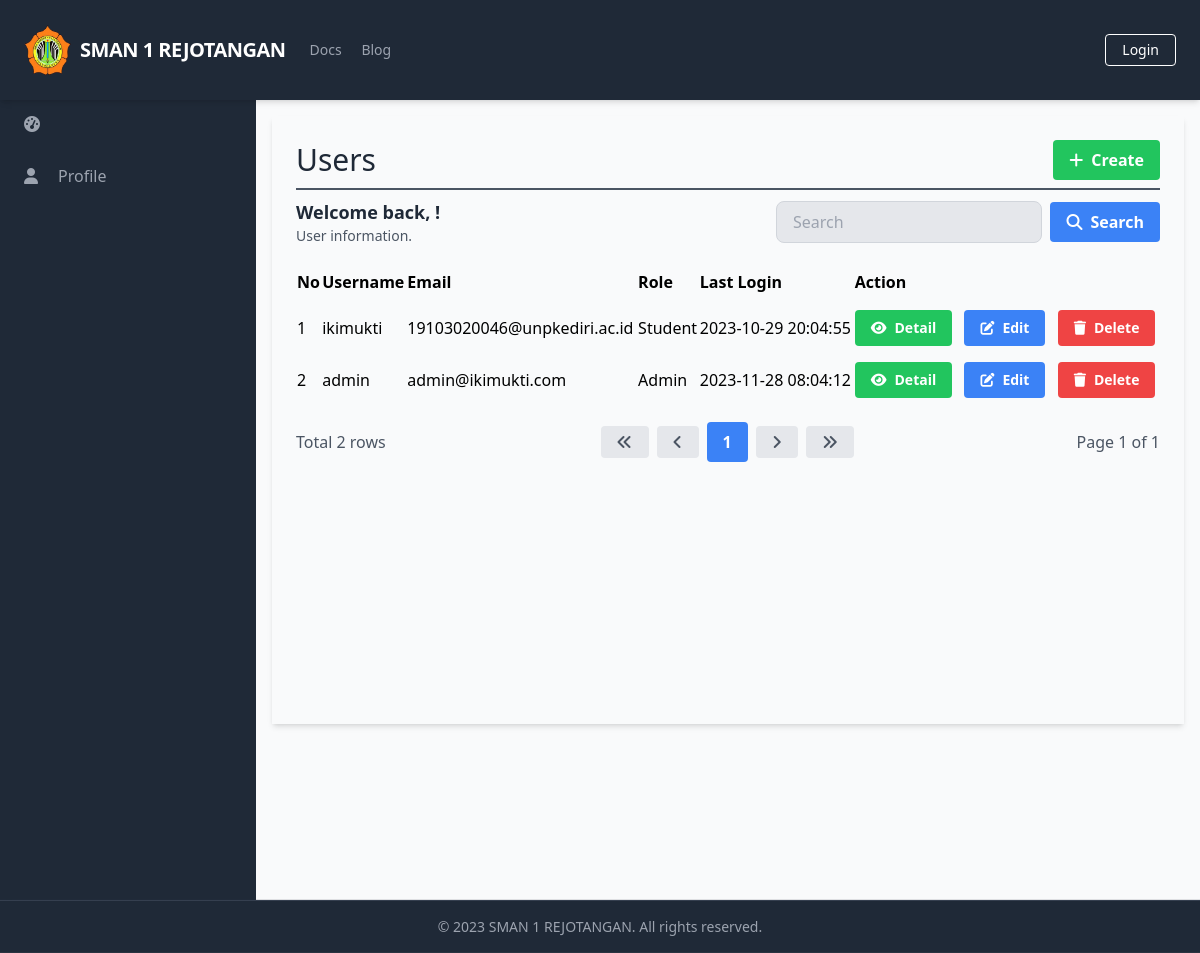
The app's page /manage_users/manage_users_list.php, older data.
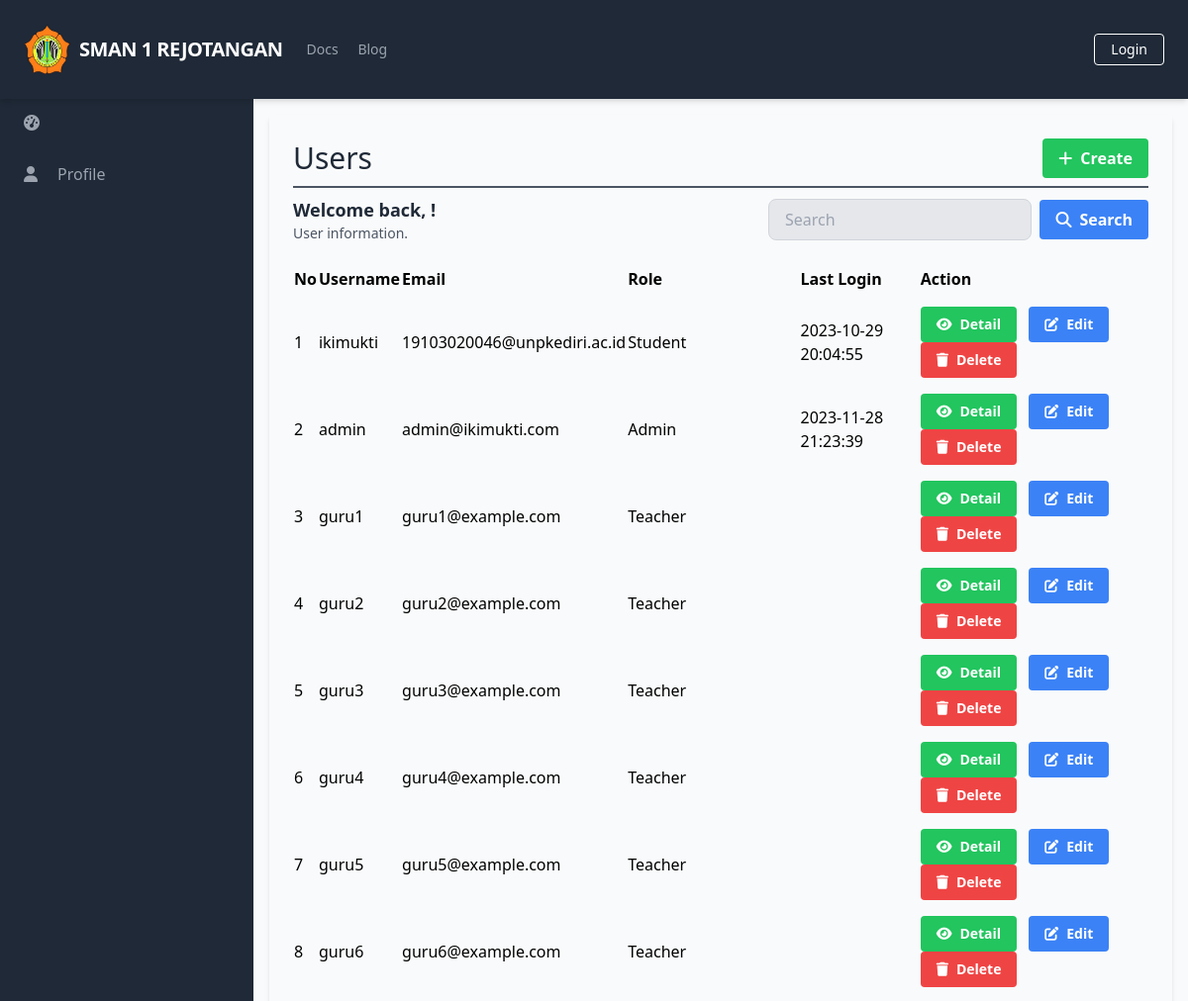
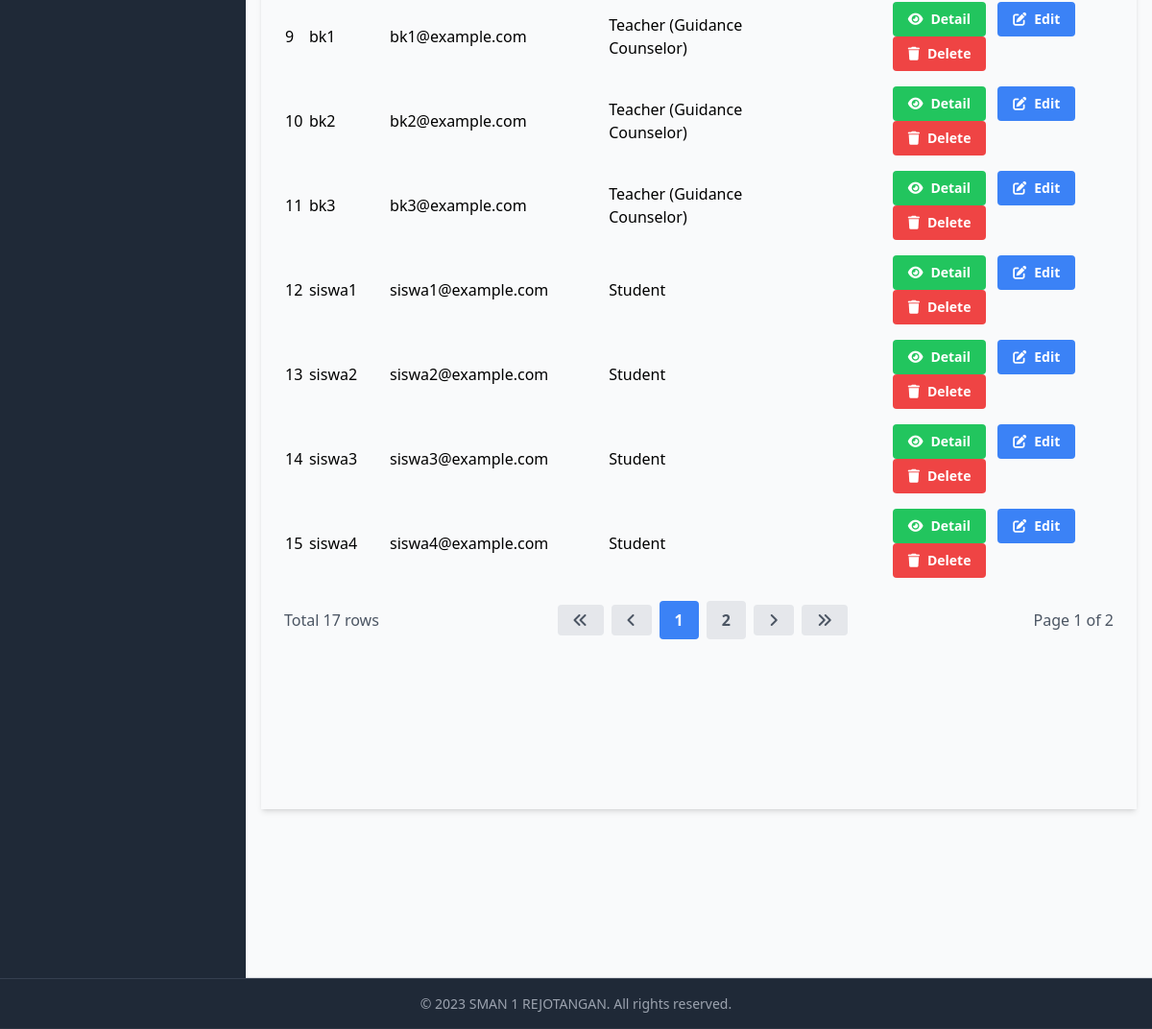
The same page, newer data (2 pictures, top to bottom).
### tables this page shows
CREATE TABLE `Users` (
  `UserID` int(11) NOT NULL,
  `Username` varchar(50) NOT NULL,
  `Password` varchar(255) NOT NULL,
  `Email` varchar(100) NOT NULL,
  `FullName` varchar(100) DEFAULT NULL,
  `DateOfBirth` date DEFAULT NULL,
  `Gender` varchar(10) DEFAULT NULL,
  `Address` text DEFAULT NULL,
  `PhoneNumber` varchar(20) DEFAULT NULL,
  `RoleID` int(11) DEFAULT NULL,
  `AccountCreationDate` timestamp NOT NULL DEFAULT current_timestamp() ON UPDATE current_timestamp(),
  `LastLogin` datetime DEFAULT NULL,
  `AccountStatus` varchar(20) DEFAULT NULL,
  `ProfilePictureURL` varchar(255) DEFAULT NULL,
  `ActivationStatus` varchar(20) DEFAULT NULL
);

CREATE TABLE `Roles` (
  `RoleID` int(11) NOT NULL,
  `RoleName` varchar(50) NOT NULL
);

### database/connection.php (called while the page is built, shortened)
<?php
$baseUrl = "http://localhost/final_project_imam_2023/";

### public/manage_users/manage_users_list.php (the view, shortened to what the changed rows need)
<?php
require_once('../../database/connection.php');
?>
<?php include_once('../components/header.php'); ?>
<div class="h-screen flex flex-col">
    <div class="flex-grow bg-gray-50 flex flex-row shadow-md">
        <main class=" bg-gray-50 flex flex-col flex-1 overflow-y-scroll h-screen flex-shrink-0 sc-hide pb-40">
            <div class="flex items-start justify-start p-6 shadow-md m-4 flex-1 flex-col">
                <div class="flex flex-row justify-between items-center w-full border-b-2 border-gray-600 mb-2 pb-2">
                    <h1 class="text-3xl text-gray-800 font-semibol w-full">Users</h1>
                </div>
                <div class="flex flex-col w-full">
                    <div class="flex flex-row justify-between items-center w-full mb-2 pb-2">
                        <div>
                            <h2 class="text-lg text-gray-800 font-semibold">Welcome back, <?php echo $_SESSION['FullName']; ?>!</h2>
                        </div>
                    </div>
                    <table class="min-w-full">
                        <thead>
                            <tr>
                                <th class="text-left py-2">No</th>
                                <th class="text-left py-2">Username</th>
                                <th class="text-left py-2">Email</th>
                                <th class="text-left py-2">Role</th>
                                <th class="text-left py-2">Last Login</th>
                                <th class="text-left py-2">Action</th>
                            </tr>
                        </thead>
                        <tbody>
                            <?php
                            $searchTerm = isset($_GET['search']) ? $_GET['search'] : '';
                            $page = isset($_GET['page']) ? $_GET['page'] : 1;
                            $query = "SELECT u.UserID, u.Username, u.Email, r.RoleName, u.LastLogin FROM Users u
                                      LEFT JOIN Roles r ON u.RoleID = r.RoleID
                                      WHERE u.Username LIKE '%$searchTerm%' OR u.Email LIKE '%$searchTerm%'
                                      LIMIT 15 OFFSET " . ($page - 1) * 15;
                            $result = $conn->query($query);
                            $queryCount = "SELECT COUNT(*) AS count FROM Users WHERE Username LIKE '%$searchTerm%' OR Email LIKE '%$searchTerm%'";
                            $resultCount = $conn->query($queryCount);
                            $rowCount = $resultCount->fetch_assoc()['count'];
                            $totalPage = ceil($rowCount / 15);
                            $no = 1;
                            while ($row = $result->fetch_assoc()) {
                            ?>
                                <tr>
                                    <td class="py-2"><?php echo $no++; ?></td>
                                    <td class="py-2"><?php echo $row['Username']; ?></td>
                                    <td class="py-2"><?php echo $row['Email']; ?></td>
                                    <td class="py-2"><?php echo $row['RoleName']; ?></td>
                                    <td class="py-2"><?php echo $row['LastLogin']; ?></td>
                                    <td class='py-2'>
                                        <a href="<?php echo $baseUrl; ?>public/manage_users/manage_users_detail.php?id=<?php echo $row['UserID'] ?>" class='bg-green-500 hover-bg-green-700 text-white font-bold py-2 px-4 rounded inline-flex items-center mr-2 text-sm'>
                                            <i class='fas fa-eye mr-2'></i>
                                            <span>Detail</span>
                                        </a>
                                        <a href="<?php echo $baseUrl; ?>public/manage_users/manage_users_update.php?id=<?php echo $row['UserID'] ?>" class='bg-blue-500 hover-bg-blue-700 text-white font-bold py-2 px-4 rounded inline-flex items-center mr-2 text-sm'>
                                            <i class='fas fa-edit mr-2'></i>
                                            <span>Edit</span>
                                        </a>
                                        <a href="#" onclick="confirmDelete(<?php echo $row['UserID']; ?>)" class='bg-red-500 hover-bg-red-700 text-white font-bold py-2 px-4 rounded inline-flex items-center text-sm'>
                                            <i class='fas fa-trash mr-2'></i>
                                            <span>Delete</span>
                                        </a>
                                    </td>
                                </tr>
                            <?php
                            }
                            ?>
                        </tbody>
                    </table>
                    <div class="flex flex-row justify-between items-center w-full mt-4">
                        <div class="flex flex-row justify-start items-center">
                            <span class="text-gray-600">Total <?php echo $rowCount; ?> rows</span>
                        </div>
                        <div class="flex flex-row justify-end items-center space-x-2">
                            <a href="?page=1&search=<?php echo $searchTerm; ?>" class="bg-gray-200 hover-bg-gray-300 text-gray-600 font-bold py-2 px-4 rounded inline-flex items-center">
                                <i class="fas fa-angle-double-left"></i>
                            </a>
                            <a href="?page=<?php if ($page == 1) {
                                                echo $page;
                                            } else {
                                                echo $page - 1;
                                            } ?>&search=<?php echo $searchTerm; ?>" class="bg-gray-200 hover-bg-gray-300 text-gray-600 font-bold py-2 px-4 rounded inline-flex items-center">
                                <i class="fas fa-angle-left"></i>
                            </a>
                            <?php
                            $startPage = $page - 2;
                            $endPage = $page + 2;
                            if ($startPage < 1) {
                                $endPage += abs($startPage) + 1;
                                $startPage = 1;
                            }
                            if ($endPage > $totalPage) {
                                $startPage -= $endPage - $totalPage;
                                $endPage = $totalPage;
                            }
                            if ($startPage < 1) {
                                $startPage = 1;
                            }
                            for ($i = $startPage; $i <= $endPage; $i++) {
                                if ($i == $page) {
                                    echo "<a href='?page=$i&search=$searchTerm' class='bg-blue-500 hover-bg-blue-700 text-white font-bold py-2 px-4 rounded inline-flex items-center'>$i</a>";
                                } else {
                                    echo "<a href='?page=$i&search=$searchTerm' class='bg-gray-200 hover-bg-gray-300 text-gray-600 font-bold py-2 px-4 rounded inline-flex items-center'>$i</a>";
                                }
                            }
                            ?>
                            <a href="?page=<?php if ($page == $totalPage) {
                                                echo $page;
                                            } else {
                                                echo $page + 1;
                                            } ?>&search=<?php echo $searchTerm; ?>" class="bg-gray-200 hover-bg-gray-300 text-gray-600 font-bold py-2 px-4 rounded inline-flex items-center">
                                <i class="fas fa-angle-right"></i>
                            </a>
                            <a href="?page=<?php echo $totalPage; ?>&search=<?php echo $searchTerm; ?>" class="bg-gray-200 hover-bg-gray-300 text-gray-600 font-bold py-2 px-4 rounded inline-flex items-center">
                                <i class="fas fa-angle-double-right"></i>
                            </a>
                        </div>
                        <div class="flex flex-row justify-end items-center ml-2">
                            <span class="text-gray-600">Page <?php echo $page; ?> of <?php echo $totalPage; ?></span>
                        </div>
                    </div>
                </div>
        </main>
    </div>
</div>
</body>
</html>

Row changes from the older to the newer data that the page shows:
changed users "admin": LastLogin "2023-11-28 08:04:12" → "2023-11-28 21:23:39"
added users: Username "guru1", Email "guru1@example.com", RoleID.RoleName "Teacher"
added users: Username "guru2", Email "guru2@example.com", RoleID.RoleName "Teacher"
added users: Username "guru3", Email "guru3@example.com", RoleID.RoleName "Teacher"
added users: Username "guru4", Email "guru4@example.com", RoleID.RoleName "Teacher"
added users: Username "guru5", Email "guru5@example.com", RoleID.RoleName "Teacher"
added users: Username "guru6", Email "guru6@example.com", RoleID.RoleName "Teacher"
added users: Username "bk1", Email "bk1@example.com", RoleID.RoleName "Teacher (Guidance Counselor)"
added users: Username "bk2", Email "bk2@example.com", RoleID.RoleName "Teacher (Guidance Counselor)"
added users: Username "bk3", Email "bk3@example.com", RoleID.RoleName "Teacher (Guidance Counselor)"
added users: Username "siswa1", Email "siswa1@example.com", RoleID.RoleName "Student"
added users: Username "siswa2", Email "siswa2@example.com", RoleID.RoleName "Student"
added users: Username "siswa3", Email "siswa3@example.com", RoleID.RoleName "Student"
added users: Username "siswa4", Email "siswa4@example.com", RoleID.RoleName "Student"
Text that changed along with them:
$rowCount: "2" → "17"
$totalPage: "1" → "2"
new list line: "2"
